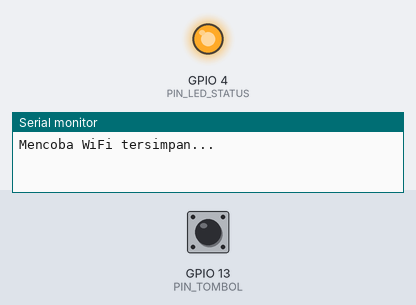
This sketch was run on a simulated ESP32. Parts: output pins drawn as LEDs (lit = HIGH), the last lines printed to the serial monitor. The inputs (shaded band) are chosen by the test bench; at power-on: GPIO 13 (PIN_TOMBOL) HIGH. WiFi joins after 1.5 s; servers stay silent unless stated.

Above: at 0.6 s.
At 2.1 s:
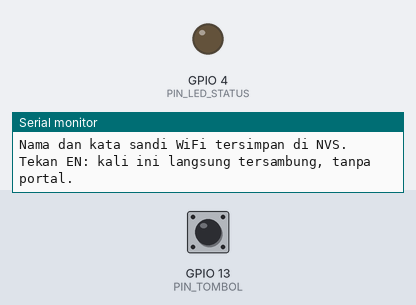
Timing chart, 0 to 3.6 s (numbered marks = the images above):
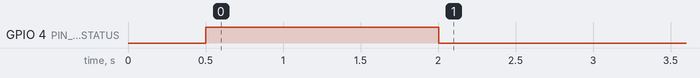

The sketch:

modul10_portal_wifi.ino
```cpp
// Modul 10 - Praktik 4: portal WiFi seperti di hotel (WiFiManager)
// Tanpa secrets.h: nama dan kata sandi WiFi diisi lewat HP, lalu disimpan ESP32 di NVS.
// Untuk menghapus WiFi tersimpan: tahan tombol D13, tekan lalu lepas EN, dan lepaskan D13 setelah 2 detik.

#include <WiFi.h>
#include <WiFiManager.h>  // library baru minggu ini: WiFiManager by tzapu

const int PIN_LED_STATUS = 4;
const int PIN_TOMBOL = 13;
const char NAMA_PORTAL[] = "Node1-Latihan";  // nama WiFi sementara selama portal terbuka

// Dipanggil WiFiManager tepat saat portal dibuka.
void saatPortalDibuka(WiFiManager* wm) {
  Serial.printf("Portal terbuka. Sambungkan HP ke WiFi \"%s\", lalu buka http://192.168.4.1\n", NAMA_PORTAL);
}

void setup() {
  Serial.begin(115200);
  delay(500);
  pinMode(PIN_LED_STATUS, OUTPUT);
  pinMode(PIN_TOMBOL, INPUT_PULLUP);
  Serial.println();

  WiFiManager wm;
  wm.setDebugOutput(false);  // catatan WiFiManager sendiri tidak ikut dicetak
  wm.setAPCallback(saatPortalDibuka);
  wm.setConfigPortalTimeout(180);  // portal menutup sendiri setelah 3 menit tanpa diisi
  wm.setConnectTimeout(20);        // mencoba sebuah WiFi paling lama 20 detik

  if (digitalRead(PIN_TOMBOL) == LOW) {  // tombol ditahan saat menyala
    Serial.println("Tombol D13 ditahan: WiFi tersimpan dihapus.");
    wm.resetSettings();
  }

  Serial.println("Mencoba WiFi tersimpan...");
  digitalWrite(PIN_LED_STATUS, HIGH);  // LED menyala = sedang menyambung atau portal sedang terbuka
  // autoConnect(): pakai WiFi tersimpan; kalau belum ada atau gagal, buka portal.
  // Menunggu di sini sampai tersambung, atau sampai portal habis waktunya (boleh: hanya di setup()).
  bool tersambung = wm.autoConnect(NAMA_PORTAL);
  digitalWrite(PIN_LED_STATUS, LOW);

  if (!tersambung) {
    Serial.println("Portal ditutup tanpa WiFi. Tekan EN untuk mencoba lagi.");
    return;
  }
  Serial.printf("Tersambung ke \"%s\", IP %s\n", WiFi.SSID().c_str(), WiFi.localIP().toString().c_str());
  Serial.println("Nama dan kata sandi WiFi tersimpan di NVS. Tekan EN: kali ini langsung tersambung, tanpa portal.");
}

void loop() {
  // Kosong: semua pekerjaan praktik ini ada di setup().
}
```
